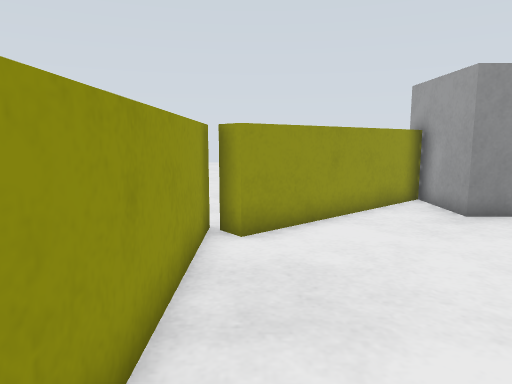
[1] (above)

22 first-person views from a walk through a Gazebo world. The camera is 0.51 m above the floor, tilts 8° down and sees 70° across. The floor is counted in squares, 0.25 m on a side. Each view is taken from the middle of a square. On the plan, view 1 faces up. The plan holds only what a view shows up to about 19 squares ahead; the rest is blank. The place goes on beyond the plan.

[2]
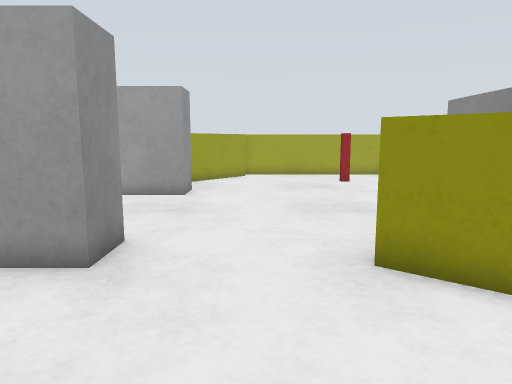

[3]
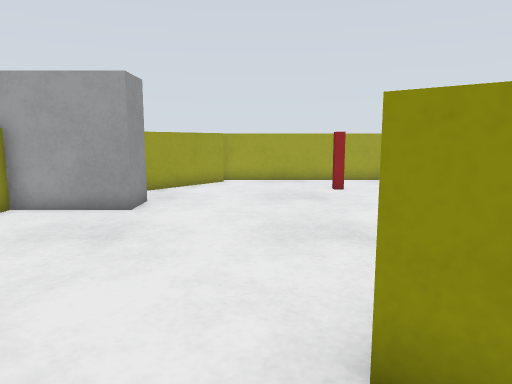

[4]
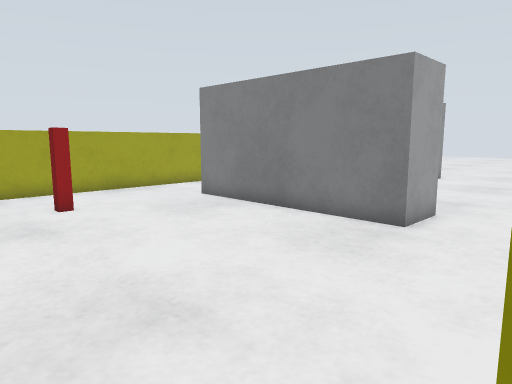

[5]
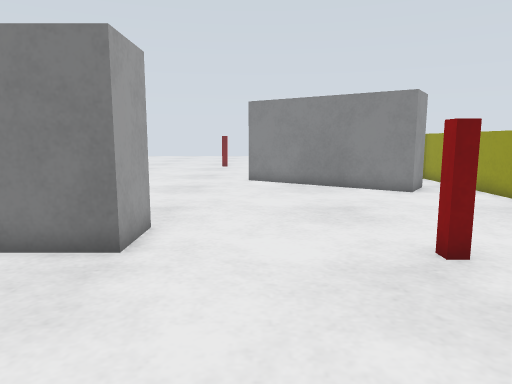

[6]
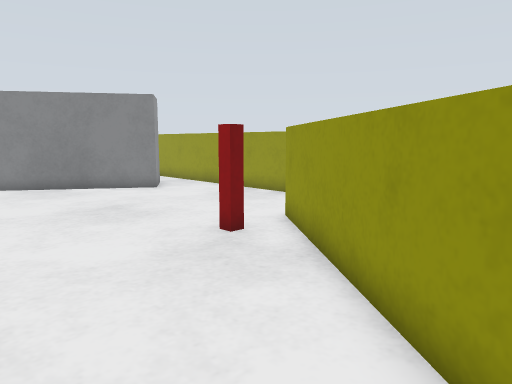

[7]
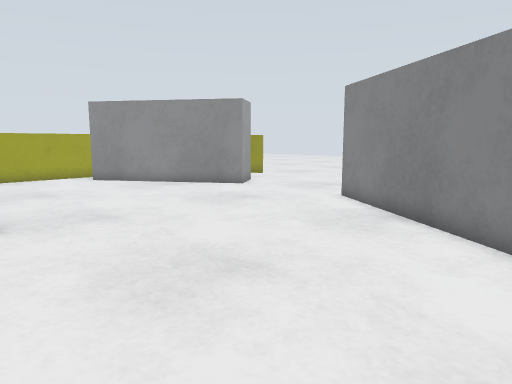

[8]
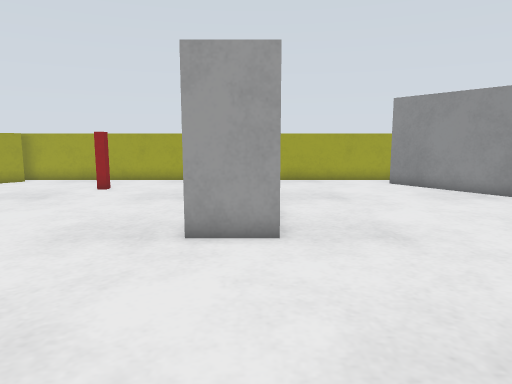

[9]
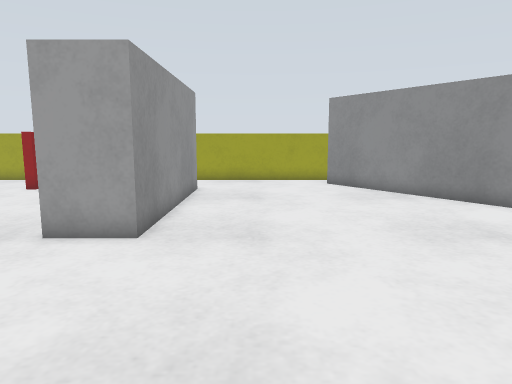

[10]
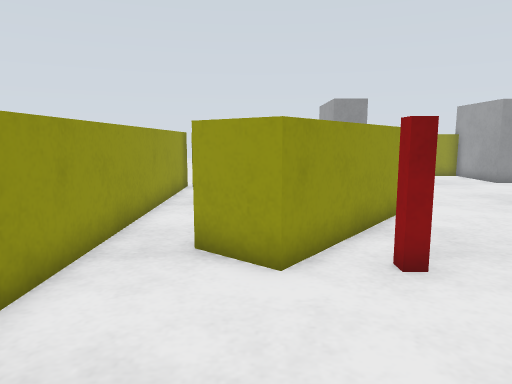

[11]
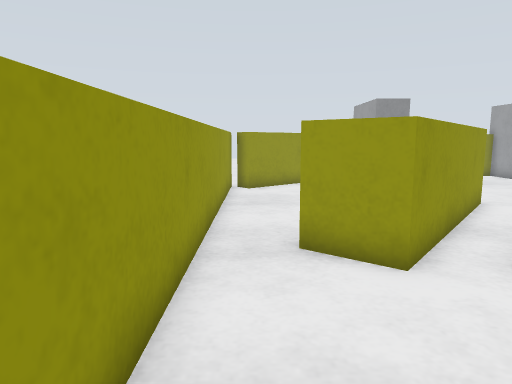

[12]
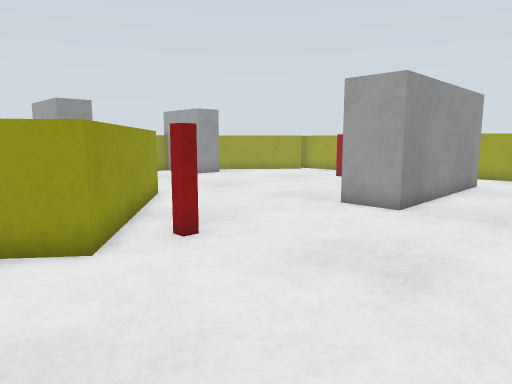

[13]
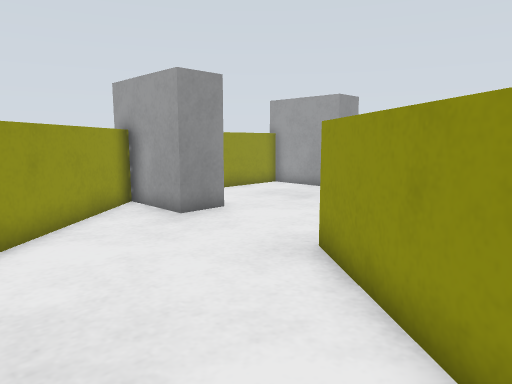

[14]
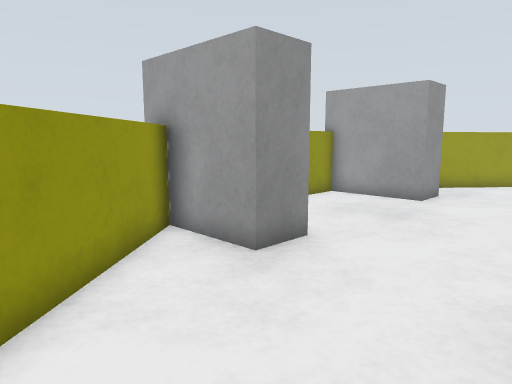

[15]
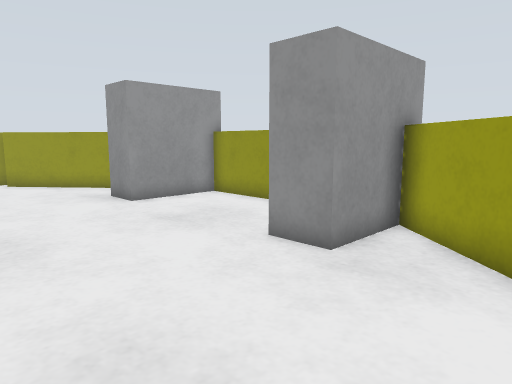

[16]
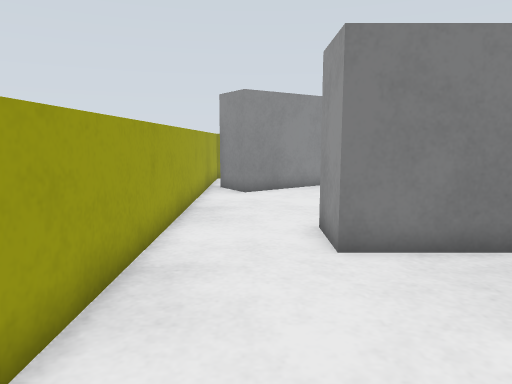

[17]
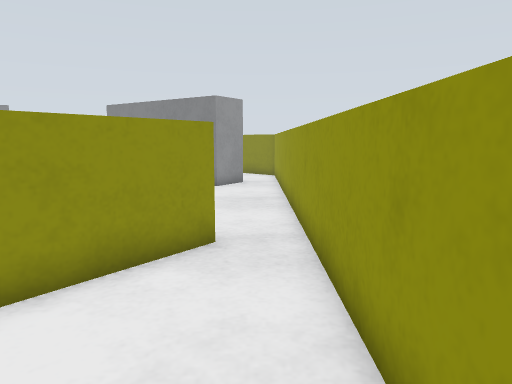

[18]
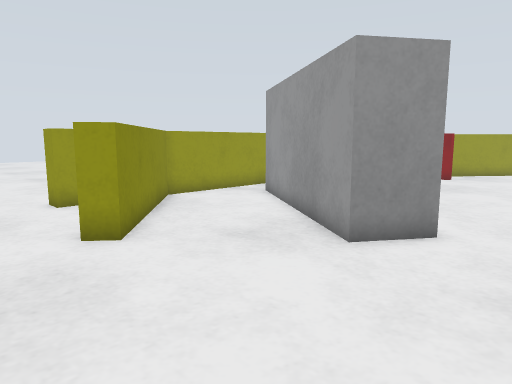

[19]
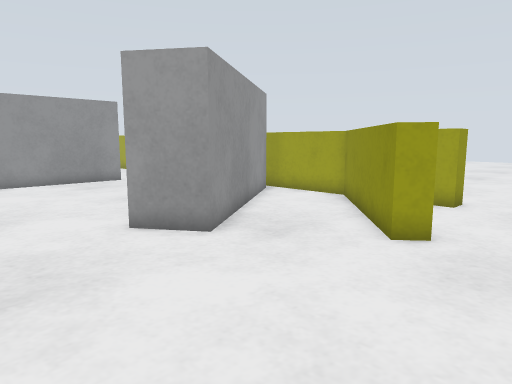

[20]
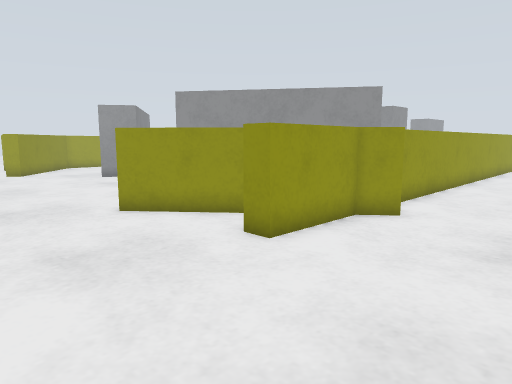

[21]
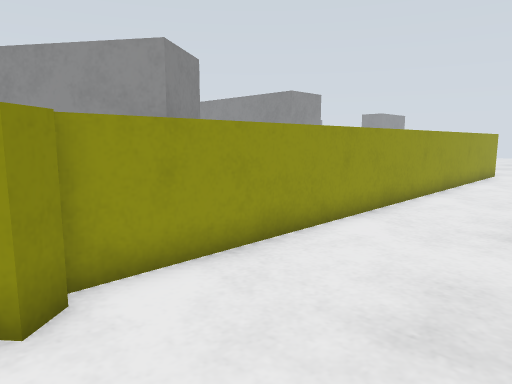

[22]
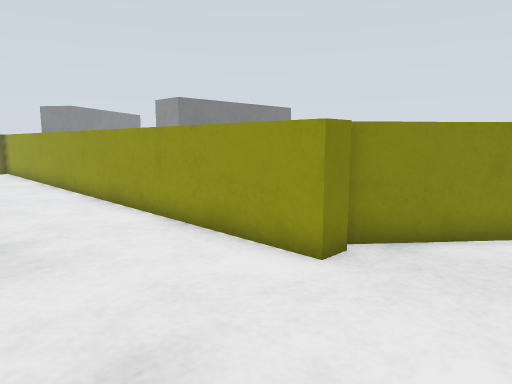

### Floor plan
Points are (right, up) in squares from view 1. A wall is a line through its corners. A room is listed if a view was taken in it or the views show most of it. See-through windows are left out.
Room 1 (views 1, 2, 3, 4, 5, 6, 7, 8, 9, 10, 11, 12, 13, 14, 15, 16, 17)
walls: (10.5, -2.5) (18.5, -2.5) (18.5, -4.5) (10.5, -4.5) (10.5, -2.5); (7.4, 3.9) (2.4, -2.5) (0.8, -1.2) (5.8, 5.1); (21.4, 7.5) (15.5, 12.5); (13.8, -14.9) (20.4, -10.4) (21.6, -12.1); (5.5, 12.5) (-0.3, 7.6); (0.6, -12.1) (1.8, -10.4) (8.4, -14.9) (7.8, -15.8); (22.1, -11.6) (22.1, 8.1); (-1.1, 8.5) (-1.1, -12.6)
ways out: opening at (0, -12) to room 2; opening at (11, -15.8) to room 2
objects: red post (4, -2) to (5, -2); white box (6, 10) to (7, 12); white box (14, 10) to (15, 12); red post (18, 2) to (19, 3)
Room 2 (views 18, 19, 20, 21, 22)
walls: (7.8, -15.8) (7.3, -16.6) (0.6, -12.1); (20.5, -18) (17.7, -20.4) (17.2, -19.8) (22.1, -15.6) (22.1, -11.6); (21.6, -12.1) (15, -16.6) (13.8, -14.9); (23.2, -14.5) (23.8, -15.2) (22.9, -16) (22.9, -19.5) (22.1, -19.5) (22.1, -18.9); (-1.1, -18.9) (-1.1, -19.5) (-2, -19.5); (-1.1, -12.6) (-1.1, -15.6) (3.8, -19.8) (3.3, -20.4); (22, 8.5) (22.9, 8.5) (22.9, -14.5); (19, 10.6) (21.8, 8.2)
ways out: opening at (0, -12) to room 1; opening at (11, -15.8) to room 1

Positions as (right, up) in squares from view 1, and headings:
1: (0, 0), facing up
2: (0, 7), facing right
3: (3, 6), facing right
4: (7, 6), facing down-right
5: (8, 4), facing down
6: (10, 4), facing down-left
7: (1, -3), facing down-right
8: (3, -4), facing right
9: (3, -7), facing right
10: (2, -8), facing up
11: (0, -8), facing up
12: (0, -9), facing up-right
13: (0, 1), facing up-right
14: (1, 5), facing up-right
15: (19, 4), facing up-left
16: (20, 4), facing down
17: (0, 6), facing down
18: (11, -23), facing up-left
19: (10, -23), facing up-right
20: (28, -25), facing up-left
21: (28, -16), facing up-left
22: (28, 12), facing down-left
